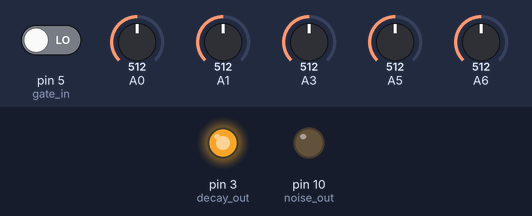
The sketch below on a simulated Arduino Uno, built with avr-gcc and run on an emulated ATmega328P. Parts: output pins drawn as LEDs (lit = HIGH). The inputs (shaded band) are chosen by the test bench; at power-on: pin 5 (gate_in) LOW, A3 = 512, A0 = 512, A1 = 512, A5 = 512, A6 = 512. Random numbers use the default seed unless the sketch sets one.

Above: at 1.2 s.
1.3 s: pin 5 (gate_in) driven HIGH
At 1.65 s:
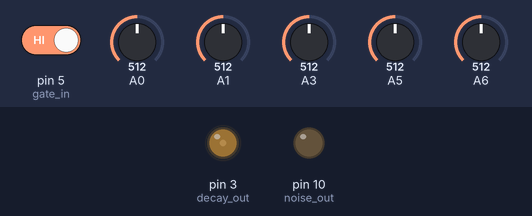
4.3 s: A3 set to 56
Timing chart, 0 to 6.2 s (numbered marks = the images above; inputs shaded):
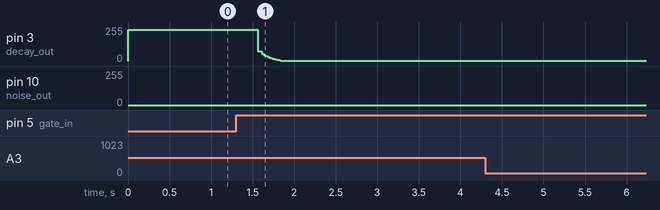

The sketch:

HagiwoHatNoise.ino
```cpp
#include <avr/io.h>//for custom pwm setting

//noise setting
unsigned int frq = 1000; // 周波数
float duty = 0.5;//pin10 for noise
unsigned int knob_tune = 1;//knob AD
unsigned int knob_tone = 1;//knob AD
unsigned int CV_tone = 1;//CV AD

//decay setting
unsigned int knob_decay = 0;//knob AD
unsigned int CV_decay = 0;//CV AD
unsigned int decay_time = 0;
unsigned int d_duty = 100;//pin3 for decay

int i = 100;//decay wavetable reference
bool before_gate = 0;//0=no signal,1=gate in
bool gate = 0;//0=decay out end , 1=during decay out
long trigTimer = 0;//for generate decay time

//decay wavetable
const static word decay_table[100] PROGMEM = {
 100,  96, 94, 92, 91, 89, 87, 86, 84, 82, 81, 79, 78, 76, 74, 73, 71, 70, 68, 67, 65, 64, 63, 61, 60, 58, 57, 56, 54, 53, 52, 51, 49, 48, 47, 46, 44, 43, 42, 41, 40, 39, 38, 37, 36, 34, 33, 32, 31, 31, 30, 29, 28, 27, 26, 25, 24, 23, 23, 22, 21, 20, 19, 19, 18, 17, 17, 16, 15, 15, 14, 13, 13, 12, 12, 11, 11, 10, 10, 9,  9,  8,  8,  8,  7,  7,  6,  6,  6,  6,  5,  5,  5,  5,  4,  4,  3,  3,  2,  1
};

void setup() {
 pinMode(3, OUTPUT);//decay out
 pinMode(5, INPUT);//gate in
 pinMode(10, OUTPUT);//noise out

 //10pin pwm setting
 TCCR1A = 0b00100001;
 TCCR1B = 0b00010001;//分周比1

 //3pin pwm setting
 TCCR2A = 0b00100001;
 TCCR2B = 0b00001001;//分周比1

 //for development
//  Serial.begin(9600);
}

void loop() {
 before_gate = gate;//for gate signal detect

 //------------------decay time setting---------------


 knob_decay = 1023 - analogRead(3); // inverted due to miswiring of pins 1 and 3 on pots

 CV_decay = analogRead(5);
 decay_time = (knob_decay + CV_decay ) * 5;

 //------------------noise setting-----------
 knob_tune = 1023 - analogRead(0); // inverted due to miswiring of pins 1 and 3 on pots
 knob_tone = 1023 - analogRead(1); // inverted due to miswiring of pins 1 and 3 on pots
 CV_tone = analogRead(6);

 //------------------detect gate signal--------------
 gate = digitalRead(5);
 if (before_gate == 0 && gate == 1) {
   i = 0;
 }

 //--------------10pin pwm setting-----------------
 //MAKE SOME NOISE!!

 frq = random(1 + knob_tone * 2 + CV_tone * 2, 2 + knob_tone * 2 + CV_tone * 2 + knob_tune * 2);
 duty = (float)random(1, 999) / 1000;


 // TOP値指定
 OCR1A = (unsigned int)(8000000 / frq );

 // Duty比指定
 OCR1B = (unsigned int)(8000000  / frq * duty);


 //--------------3pin pwm setting-----------------

 // TOP値指定
 OCR2A = (unsigned int)(8000000 / 20000 );

 if (knob_decay <= 970) {//make decay wave
   if (i < 99 && (micros() - trigTimer >= decay_time)) {
     i++;
     d_duty = (pgm_read_word(&(decay_table[i]))) ;
     trigTimer = micros();
   }
 }

 else {//decay knob max = constant output ( no decay )
   d_duty = 100;
 }

 // Duty比指定
 OCR2B = (unsigned int)(8000000  / 20000 * d_duty / 300);//300 is magic number

 // for development(Serial communication affects noise generation!)
 //     Serial.print(d_duty);
 //     Serial.print(",");
 //     Serial.print(gate);
 //     Serial.println("");
}
```

Measured:
- after the input at 1.3 s, pin 3 (decay_out): moves from 236/255 to 2/255 over 0.28 s, starting after 0.26 s
